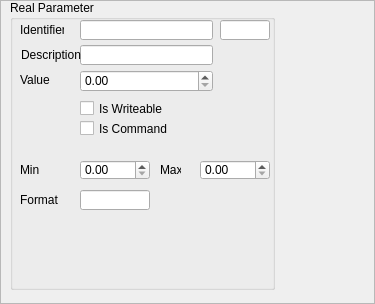
<?xml version="1.0" encoding="UTF-8"?>
<ui version="4.0">
 <class>RealParameterView</class>
 <widget class="QFrame" name="RealParameterView">
  <property name="geometry">
   <rect>
    <x>0</x>
    <y>0</y>
    <width>375</width>
    <height>304</height>
   </rect>
  </property>
  <property name="windowTitle">
   <string>Frame</string>
  </property>
  <property name="frameShape">
   <enum>QFrame::StyledPanel</enum>
  </property>
  <property name="frameShadow">
   <enum>QFrame::Raised</enum>
  </property>
  <widget class="QGroupBox" name="groupBox">
   <property name="geometry">
    <rect>
     <x>10</x>
     <y>0</y>
     <width>265</width>
     <height>290</height>
    </rect>
   </property>
   <property name="title">
    <string>Real Parameter</string>
   </property>
   <property name="flat">
    <bool>false</bool>
   </property>
   <widget class="QLineEdit" name="numberText">
    <property name="geometry">
     <rect>
      <x>210</x>
      <y>20</y>
      <width>50</width>
      <height>20</height>
     </rect>
    </property>
    <property name="readOnly">
     <bool>true</bool>
    </property>
   </widget>
   <widget class="QLineEdit" name="descriptionText">
    <property name="geometry">
     <rect>
      <x>70</x>
      <y>45</y>
      <width>133</width>
      <height>20</height>
     </rect>
    </property>
    <property name="readOnly">
     <bool>false</bool>
    </property>
   </widget>
   <widget class="QLabel" name="label_2">
    <property name="geometry">
     <rect>
      <x>11</x>
      <y>45</y>
      <width>61</width>
      <height>20</height>
     </rect>
    </property>
    <property name="text">
     <string>Description</string>
    </property>
   </widget>
   <widget class="QLineEdit" name="identifierText">
    <property name="geometry">
     <rect>
      <x>70</x>
      <y>20</y>
      <width>133</width>
      <height>20</height>
     </rect>
    </property>
    <property name="readOnly">
     <bool>true</bool>
    </property>
   </widget>
   <widget class="QLabel" name="label">
    <property name="geometry">
     <rect>
      <x>10</x>
      <y>20</y>
      <width>44</width>
      <height>20</height>
     </rect>
    </property>
    <property name="text">
     <string>Identifier</string>
    </property>
   </widget>
   <widget class="QCheckBox" name="isWriteableBox">
    <property name="geometry">
     <rect>
      <x>70</x>
      <y>100</y>
      <width>131</width>
      <height>17</height>
     </rect>
    </property>
    <property name="text">
     <string>Is Writeable</string>
    </property>
   </widget>
   <widget class="QCheckBox" name="isCommandCheckBox">
    <property name="geometry">
     <rect>
      <x>70</x>
      <y>120</y>
      <width>131</width>
      <height>17</height>
     </rect>
    </property>
    <property name="text">
     <string>Is Command</string>
    </property>
   </widget>
   <widget class="QLabel" name="label_4">
    <property name="geometry">
     <rect>
      <x>10</x>
      <y>160</y>
      <width>51</width>
      <height>20</height>
     </rect>
    </property>
    <property name="text">
     <string>Min</string>
    </property>
   </widget>
   <widget class="QLabel" name="label_5">
    <property name="geometry">
     <rect>
      <x>150</x>
      <y>160</y>
      <width>21</width>
      <height>20</height>
     </rect>
    </property>
    <property name="text">
     <string>Max</string>
    </property>
   </widget>
   <widget class="QLabel" name="label_6">
    <property name="geometry">
     <rect>
      <x>10</x>
      <y>70</y>
      <width>51</width>
      <height>20</height>
     </rect>
    </property>
    <property name="text">
     <string>Value</string>
    </property>
   </widget>
   <widget class="QDoubleSpinBox" name="valueBox">
    <property name="geometry">
     <rect>
      <x>70</x>
      <y>70</y>
      <width>133</width>
      <height>22</height>
     </rect>
    </property>
   </widget>
   <widget class="QDoubleSpinBox" name="minBox">
    <property name="geometry">
     <rect>
      <x>70</x>
      <y>160</y>
      <width>70</width>
      <height>20</height>
     </rect>
    </property>
   </widget>
   <widget class="QDoubleSpinBox" name="maxBox">
    <property name="geometry">
     <rect>
      <x>190</x>
      <y>160</y>
      <width>70</width>
      <height>20</height>
     </rect>
    </property>
   </widget>
   <widget class="QLabel" name="label_7">
    <property name="geometry">
     <rect>
      <x>10</x>
      <y>190</y>
      <width>51</width>
      <height>20</height>
     </rect>
    </property>
    <property name="text">
     <string>Format</string>
    </property>
   </widget>
   <widget class="QLineEdit" name="formatText">
    <property name="geometry">
     <rect>
      <x>70</x>
      <y>190</y>
      <width>70</width>
      <height>20</height>
     </rect>
    </property>
    <property name="readOnly">
     <bool>true</bool>
    </property>
   </widget>
  </widget>
 </widget>
 <resources/>
 <connections>
  <connection>
   <sender>minBox</sender>
   <signal>editingFinished()</signal>
   <receiver>RealParameterView</receiver>
   <slot>updateEntityMin()</slot>
   <hints>
    <hint type="sourcelabel">
     <x>115</x>
     <y>200</y>
    </hint>
    <hint type="destinationlabel">
     <x>200</x>
     <y>159</y>
    </hint>
   </hints>
  </connection>
  <connection>
   <sender>maxBox</sender>
   <signal>editingFinished()</signal>
   <receiver>RealParameterView</receiver>
   <slot>updateEntityMax()</slot>
   <hints>
    <hint type="sourcelabel">
     <x>275</x>
     <y>200</y>
    </hint>
    <hint type="destinationlabel">
     <x>200</x>
     <y>159</y>
    </hint>
   </hints>
  </connection>
  <connection>
   <sender>valueBox</sender>
   <signal>editingFinished()</signal>
   <receiver>RealParameterView</receiver>
   <slot>updateEntityValue()</slot>
   <hints>
    <hint type="sourcelabel">
     <x>115</x>
     <y>170</y>
    </hint>
    <hint type="destinationlabel">
     <x>200</x>
     <y>159</y>
    </hint>
   </hints>
  </connection>
  <connection>
   <sender>formatText</sender>
   <signal>editingFinished()</signal>
   <receiver>RealParameterView</receiver>
   <slot>updateEntityFormat()</slot>
   <hints>
    <hint type="sourcelabel">
     <x>275</x>
     <y>169</y>
    </hint>
    <hint type="destinationlabel">
     <x>200</x>
     <y>159</y>
    </hint>
   </hints>
  </connection>
  <connection>
   <sender>isCommandCheckBox</sender>
   <signal>clicked()</signal>
   <receiver>RealParameterView</receiver>
   <slot>updateEntityCommand()</slot>
   <hints>
    <hint type="sourcelabel">
     <x>145</x>
     <y>118</y>
    </hint>
    <hint type="destinationlabel">
     <x>200</x>
     <y>159</y>
    </hint>
   </hints>
  </connection>
  <connection>
   <sender>isWriteableBox</sender>
   <signal>clicked()</signal>
   <receiver>RealParameterView</receiver>
   <slot>updateEntityWriteable()</slot>
   <hints>
    <hint type="sourcelabel">
     <x>145</x>
     <y>98</y>
    </hint>
    <hint type="destinationlabel">
     <x>200</x>
     <y>159</y>
    </hint>
   </hints>
  </connection>
  <connection>
   <sender>descriptionText</sender>
   <signal>editingFinished()</signal>
   <receiver>RealParameterView</receiver>
   <slot>updateEntityDescription()</slot>
   <hints>
    <hint type="sourcelabel">
     <x>143</x>
     <y>65</y>
    </hint>
    <hint type="destinationlabel">
     <x>200</x>
     <y>159</y>
    </hint>
   </hints>
  </connection>
 </connections>
 <slots>
  <slot>updateEntityDescription()</slot>
  <slot>updateEntityWriteable()</slot>
  <slot>updateEntityCommand()</slot>
  <slot>updateEntityValue()</slot>
  <slot>updateEntityMax()</slot>
  <slot>updateEntityMin()</slot>
  <slot>updateEntityFormat()</slot>
 </slots>
</ui>
